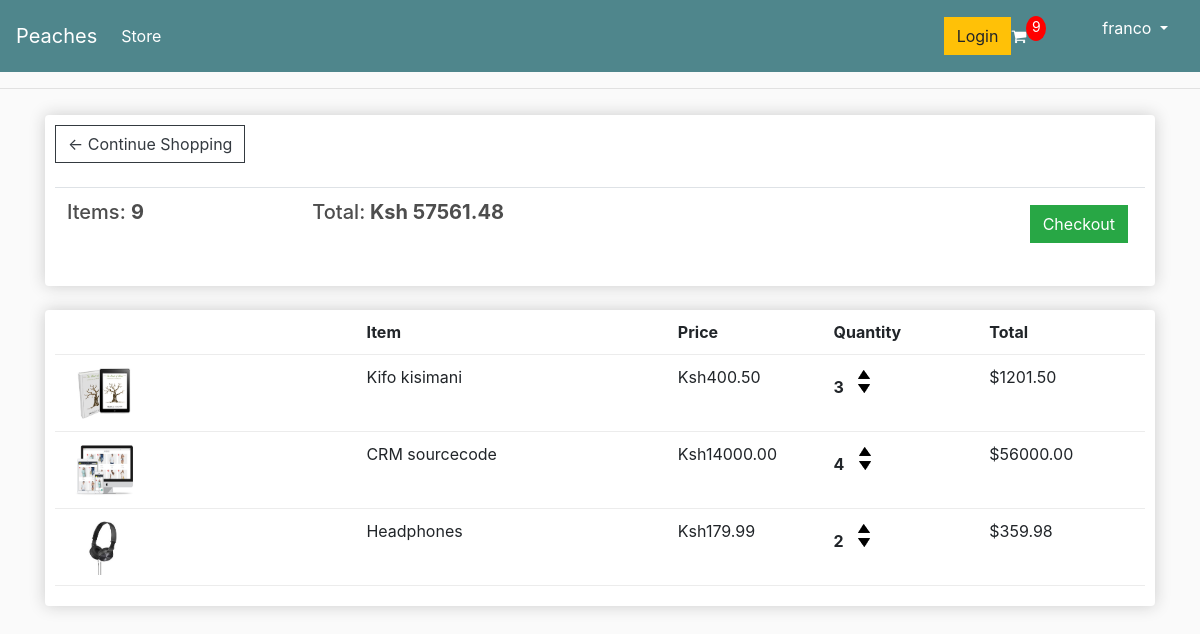
The app's page /cart/ (signed in) with its own data.
### store/models.py (models this page shows, shortened)
class Order(models.Model):
    customer = models.ForeignKey(Customer, on_delete=models.SET_NULL, blank=True, null=True)
    date_ordered = models.DateTimeField(auto_now_add=True)
    transaction_id = models.CharField(max_length=100)
    complete = models.BooleanField(default=False, null=True, blank=False)
    @property
    def get_order_total(self):  # total price
        order_items = self.orderitem_set.all()
        total = sum(item.get_total for item in order_items)
        return total
    @property
    def get_total_quantity(self):
        order_items = self.orderitem_set.all()
        total_quantity = sum(item.quantity for item in order_items)
        return total_quantity

class OrderItem(models.Model):
    product = models.ForeignKey(Item, null=True, on_delete=models.SET_NULL)
    order = models.ForeignKey(Order, null=True, on_delete=models.SET_NULL)
    quantity = models.IntegerField(default=0, null=True, blank=True)
    date_added = models.DateTimeField(auto_now_add=True)
    @property  # allows us to call get tottal as a variable intead of gettotal()
    def get_total(self):
        total = self.product.price * self.quantity
        return total

class Item(models.Model):
    name = models.CharField(max_length=100, blank=False)
    price = models.DecimalField(max_digits=10, decimal_places=2)
    image = models.ImageField(null=True, blank=True)
    digital = models.BooleanField(default=False, null=True, blank=False)
    @property  # decorator to help us assign image_url as a variable
    def image_url(self):  # so that we don't get an error in case an image fails to load,
        try:     # instead we get an empty string
            url = self.image.url
        except:
            url = ''
        return url

### store/views.py (the view)
# urls.py: path('cart/', views.cart, name='cart'),
def cart(request):
    if request.user.is_authenticated:
        customer = request.user.customer
        order, created = Order.objects.get_or_create(customer=customer, complete=False)
        ordered_items = order.orderitem_set.all()
        no_cart_items = order.get_total_quantity
    else:
        cookieData = cookieCart(request)
        ordered_items = cookieData['ordered_items']
        no_cart_items = cookieData['no_cart_items']
        order = cookieData['order']
    context = {
        'no_cart_items': no_cart_items,
        "ordered_items": ordered_items,
        "order": order,
    }
    return render(request, 'store/cart.html', context)

### store/templates/store/cart.html
{% extends 'store/main.html' %}
{% load static %}
{% block content %}
<div class="row">
		<div class="col-lg-12">
			<div class="box-element">
				<a  class="btn btn-outline-dark" href="{% url 'store' %}">&#x2190; Continue Shopping</a>
				<br>
				<br>
				<table class="table">
					<tr>
						<th><h5>Items: <strong>{{no_cart_items}}</strong></h5></th>
						<th><h5>Total:<strong> Ksh {{order.get_order_total}}</strong></h5></th>
						<th>
							<a  style="float:right; margin:5px;" class="btn btn-success" href="{% url 'checkout' %}">Checkout</a>
						</th>
					</tr>
				</table>
			</div>
			<br>
			<div class="box-element">
				<div class="cart-row">
					<div style="flex:2"></div>
					<div style="flex:2"><strong>Item</strong></div>
					<div style="flex:1"><strong>Price</strong></div>
					<div style="flex:1"><strong>Quantity</strong></div>
					<div style="flex:1"><strong>Total</strong></div>
				</div>
				{% for ordered_item in ordered_items %}
				<div class="cart-row">
					<div style="flex:2"><img class="row-image" src="{{ordered_item.product.image_url}}"></div>
					<div style="flex:2"><p>{{ordered_item.product.name}}</p></div>
					<div style="flex:1"><p>Ksh{{ordered_item.product.price}}</p></div>
					<div style="flex:1">
						<p class="quantity">{{ordered_item.quantity}}</p>
						<div class="quantity">
							<img data-product={{ordered_item.product.id}} data-action="add" class="chg-quantity update-cart" src="{% static  'images/arrow-up.png' %}">
							<img data-product={{ordered_item.product.id}} data-action="remove" class="chg-quantity update-cart" src="{% static  'images/arrow-down.png' %}">
						</div>
					</div>
					<div style="flex:1"><p>${{ordered_item.get_total}}</p></div>
				</div>
				{% endfor %}
			</div>
		</div>
	</div>{% endblock content %}

### store/templates/store/main.html (shortened to what this page needs)
{% load static %}
<!DOCTYPE html>
<html lang="en">
<head>
    <link rel="stylesheet" href="https://stackpath.bootstrapcdn.com/bootstrap/4.5.0/css/bootstrap.min.css">
    <link rel="stylesheet" href="https://stackpath.bootstrapcdn.com/font-awesome/4.7.0/css/font-awesome.min.css">
    <link rel="stylesheet" type="text/css" href="{% static 'css/main.css' %}">
</head>
<body>
    <nav class="navbar navbar-expand-lg navbar-dark bg-dark">
      <a class="navbar-brand" href="{% url 'store' %}"> Peaches</a>
          <div class="collapse navbar-collapse" id="navbarSupportedContent">
	    <ul class="navbar-nav mr-auto">
	      <li class="nav-item active">
	        <a class="nav-link" href="{% url 'store' %}">Store <span class="sr-only">(current)</span></a>
	      </li>
	    </ul>
          <div class="form-inline my-2 my-lg-0">
                <a href="#" class="btn btn-warning">Login</a>
                <a href="{% url 'cart' %}">
                    <i class="fa fa-shopping-cart"></i>
                </a>
                <p id="cart-total">{{no_cart_items}}</p>
            </div>
                <ul>
                  <li class="nav-item dropdown">
                    <a class="nav-link dropdown-toggle" href="#" id="navbarDropdown" role="button" data-toggle="dropdown" aria-haspopup="true" aria-expanded="false">
                     {{user}}
                    </a>
                  </li>
                </ul>
      </div>
    </nav>
    <hr>
    <div class="container">
        {% block content %}
        {% endblock content %}
    </div>
    </body>
</html>

### static/css/main.css (style rules this page uses)
body { background-color: hsl(0, 0%, 98%); }
h1,h2,h3,h4,h5,h6 { color:hsl(0, 0%, 30%); }
a { color: white; }
.box-element { box-shadow:hsl(0, 0%, 80%) 0 0 16px; background-color: #fff; border-radius: 4px; padding: 10px; }
.bg-dark { background-color: #4f868c!important; }
#cart-total { display: block; text-align: center; color:#fff; background-color: red; width: 20px; height: 25px; border-radius: 50%; font-size: 14px; }
.col-lg-4, .col-lg-6, .col-lg-8, .col-lg-12 { margin-top: 10px; }
.btn { border-radius: 0; }
.row-image { width: 100px; }
.cart-row { display: flex; align-items: flex-stretch; padding-bottom: 10px; margin-bottom: 10px; border-bottom: 1px solid #ececec; }
.quantity { display: inline-block; font-weight: 700; padding-right:10px; }
.chg-quantity { width: 12px; cursor: pointer; display: block; margin-top: 5px; transition:.1s; }
.fa-shopping-cart { color:white; }
ul { list-style-type: none; }

### records on screen
Order: get_order_total "57561.48"
OrderItem: product.image_url (picture), product.name "Kifo kisimani", product.price "400.50", quantity "3", get_total "1201.50"
OrderItem: product.image_url (picture), product.name "CRM sourcecode", product.price "14000.00", quantity "4", get_total "56000.00"
OrderItem: product.image_url (picture), product.name "Headphones", product.price "179.99", quantity "2", get_total "359.98"

### other values on screen
{{ no_cart_items }} "9"
{{ user }} "franco"
